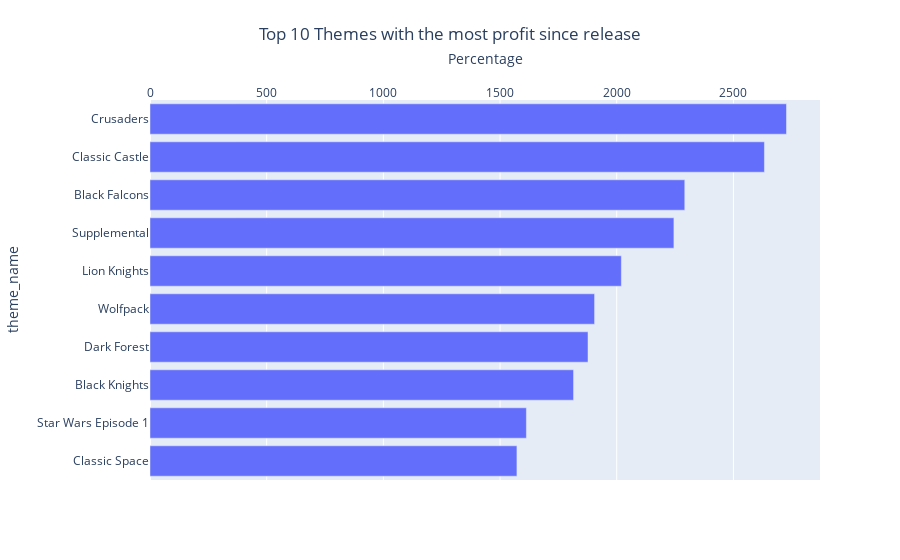

Here is the notebook cell this chart was saved with:
### Code cell
# calculate and show the top 10 themes with the highest profit percentage per year and from release

theme_more_profitable = no_promo_sets.groupby('theme_id').median()
theme_more_profitable.drop(columns=['id','year','Current_price','Current_Retail_Price','num_parts','Retail_price'],inplace=True)
theme_more_profitable_name = theme_more_profitable.merge(themes, left_on='theme_id', right_on='id')
theme_more_profitable_name.drop(columns=['parent_id'],inplace=True)
theme_more_profitable_name = theme_more_profitable_name.reset_index()

theme_more_total_profitable = theme_more_profitable_name.sort_values(by=['Percentage'],ascending=False).head(10)
theme_more_annual_profitable = theme_more_profitable_name.sort_values(by=['Annual_Percentage'],ascending=False).head(10)

theme_more_total_profitable = theme_more_total_profitable.sort_values(by=['Percentage'],ascending=True).head(10)
theme_more_annual_profitable = theme_more_annual_profitable.sort_values(by=['Annual_Percentage'],ascending=True).head(10)

fig = px.bar(theme_more_total_profitable, x='Percentage', y='theme_name',title='Top 10 Themes with the most profit since release',orientation='h')
fig.update_layout(
    xaxis={'side': 'top'}, 
    title=dict(
        x=0.5,
        y=0.95,
        xanchor='center',
        yanchor='top',
    )
)
fig.show()


fig = px.bar(theme_more_annual_profitable, x='Annual_Percentage', y='theme_name',title='Top 10 Themes with the most profit per year since release',orientation='h')
fig.update_layout(
    xaxis={'side': 'top'}, 
    title=dict(
        x=0.5,
        y=0.95,
        xanchor='center',
        yanchor='top',
    )
)
fig.show()

### Figure 1 — Plotly figure (JSON) as saved in the notebook; plotly's stock layout.template omitted (floating-point values rounded to 4 significant figures)
{"data": [{"alignmentgroup": "True", "hovertemplate": "Percentage=%{x}<br>theme_name=%{y}<extra></extra>", "legendgroup": "", "marker": {"color": "#636efa", "pattern": {"shape": ""}}, "name": "", "offsetgroup": "", "orientation": "h", "showlegend": false, "textposition": "auto", "type": "bar", "x": [1572.0, 1613.0, 1815.0, 1877.0, 1905.0, 2020.0, 2245.0, 2292.0, 2633.0, 2728.0], "xaxis": "x", "y": ["Classic Space", "Star Wars Episode 1", "Black Knights", "Dark Forest", "Wolfpack", "Lion Knights", "Supplemental", "Black Falcons", "Classic Castle", "Crusaders"], "yaxis": "y"}], "layout": {"barmode": "relative", "legend": {"tracegroupgap": 0}, "title": {"text": "Top 10 Themes with the most profit since release", "x": 0.5, "xanchor": "center", "y": 0.95, "yanchor": "top"}, "xaxis": {"anchor": "y", "domain": [0, 1], "side": "top", "title": {"text": "Percentage"}}, "yaxis": {"anchor": "x", "domain": [0, 1], "title": {"text": "theme_name"}}}}
